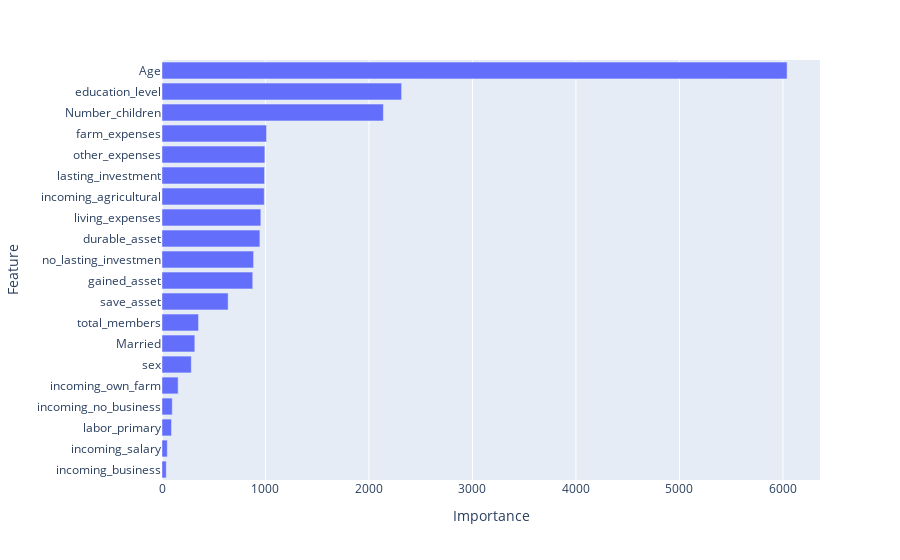

This figure's notebook cell:
### Code cell
# feature importance
Feature_importance = pd.DataFrame({'Feature': x_train.columns, 'Importance': model.feature_importances_})
Feature_importance = Feature_importance.sort_values(by='Importance')
Feature_importance

fig = px.bar(Feature_importance, x='Importance', y='Feature')
# Menampilkan plot
fig.show()

### Figure 1 — Plotly figure (JSON) as saved in the notebook; plotly's stock layout.template omitted (floating-point values rounded to 4 significant figures)
{"data": [{"alignmentgroup": "True", "hovertemplate": "Importance=%{x}<br>Feature=%{y}<extra></extra>", "legendgroup": "", "marker": {"color": "#636efa", "pattern": {"shape": ""}}, "name": "", "offsetgroup": "", "orientation": "h", "showlegend": false, "textposition": "auto", "type": "bar", "x": [41, 51, 92, 99, 156, 283, 317, 353, 639, 877, 885, 946, 955, 988, 991, 994, 1010, 2139, 2315, 6040], "xaxis": "x", "y": ["incoming_business", "incoming_salary", "labor_primary", "incoming_no_business", "incoming_own_farm", "sex", "Married", "total_members", "save_asset", "gained_asset", "no_lasting_investmen", "durable_asset", "living_expenses", "incoming_agricultural", "lasting_investment", "other_expenses", "farm_expenses", "Number_children", "education_level", "Age"], "yaxis": "y"}], "layout": {"barmode": "relative", "legend": {"tracegroupgap": 0}, "margin": {"t": 60}, "xaxis": {"anchor": "y", "domain": [0, 1], "title": {"text": "Importance"}}, "yaxis": {"anchor": "x", "domain": [0, 1], "title": {"text": "Feature"}}}}
